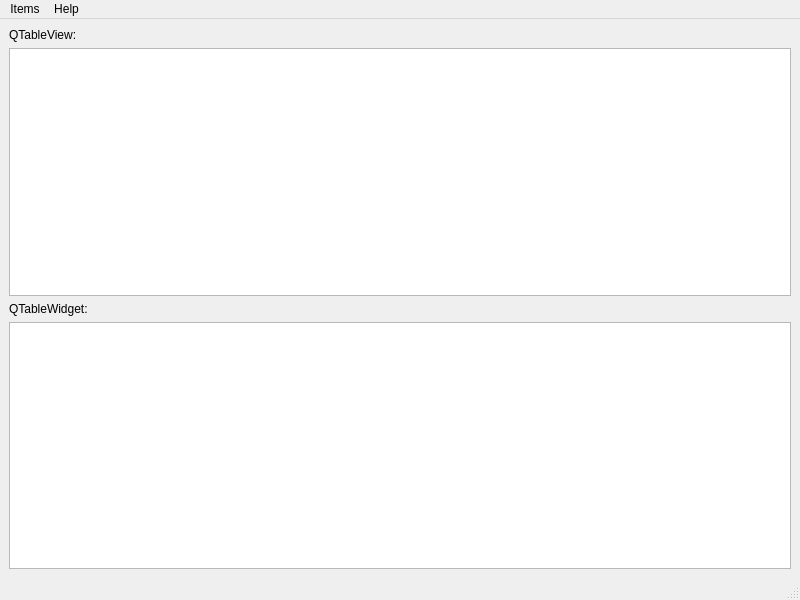
<?xml version="1.0" encoding="UTF-8"?>
<ui version="4.0">
 <class>MainWindow</class>
 <widget class="QMainWindow" name="MainWindow">
  <property name="geometry">
   <rect>
    <x>0</x>
    <y>0</y>
    <width>800</width>
    <height>600</height>
   </rect>
  </property>
  <property name="windowTitle">
   <string>MainWindow</string>
  </property>
  <widget class="QWidget" name="centralwidget">
   <layout class="QGridLayout" name="gridLayout">
    <item row="0" column="0">
     <widget class="QLabel" name="label">
      <property name="text">
       <string>QTableView:</string>
      </property>
     </widget>
    </item>
    <item row="3" column="0">
     <widget class="QTableWidget" name="tableWidget"/>
    </item>
    <item row="2" column="0">
     <widget class="QLabel" name="label_2">
      <property name="text">
       <string>QTableWidget:</string>
      </property>
     </widget>
    </item>
    <item row="1" column="0">
     <widget class="QTableView" name="tableView">
      <property name="contextMenuPolicy">
       <enum>Qt::ActionsContextMenu</enum>
      </property>
      <property name="sortingEnabled">
       <bool>true</bool>
      </property>
     </widget>
    </item>
   </layout>
  </widget>
  <widget class="QMenuBar" name="menubar">
   <property name="geometry">
    <rect>
     <x>0</x>
     <y>0</y>
     <width>800</width>
     <height>22</height>
    </rect>
   </property>
   <widget class="QMenu" name="menuItems">
    <property name="title">
     <string>Items</string>
    </property>
    <addaction name="actionUpdate"/>
    <addaction name="actionRemoveSelected"/>
    <addaction name="actionAddItem"/>
   </widget>
   <widget class="QMenu" name="menuHelp">
    <property name="title">
     <string>Help</string>
    </property>
    <addaction name="actionAbout"/>
    <addaction name="actionAboutQt"/>
   </widget>
   <addaction name="menuItems"/>
   <addaction name="menuHelp"/>
  </widget>
  <widget class="QStatusBar" name="statusbar"/>
  <action name="actionUpdate">
   <property name="icon">
    <iconset resource="resources.qrc">
     <normaloff>:/assets/update.png</normaloff>:/assets/update.png</iconset>
   </property>
   <property name="text">
    <string>&amp;Update Table</string>
   </property>
   <property name="shortcut">
    <string>F5</string>
   </property>
  </action>
  <action name="actionRemoveSelected">
   <property name="icon">
    <iconset theme="list-remove">
     <normaloff>.</normaloff>.</iconset>
   </property>
   <property name="text">
    <string>Remove Selected</string>
   </property>
   <property name="shortcut">
    <string>Del</string>
   </property>
  </action>
  <action name="actionAbout">
   <property name="text">
    <string>About</string>
   </property>
  </action>
  <action name="actionAboutQt">
   <property name="icon">
    <iconset resource="resources.qrc">
     <normaloff>:/assets/qt_logo.png</normaloff>:/assets/qt_logo.png</iconset>
   </property>
   <property name="text">
    <string>About Qt</string>
   </property>
  </action>
  <action name="actionAddItem">
   <property name="icon">
    <iconset theme="list-add">
     <normaloff>.</normaloff>.</iconset>
   </property>
   <property name="text">
    <string>Add Item</string>
   </property>
   <property name="shortcut">
    <string>Ins</string>
   </property>
  </action>
 </widget>
 <resources>
  <include location="resources.qrc"/>
 </resources>
 <connections>
  <connection>
   <sender>actionRemoveSelected</sender>
   <signal>triggered()</signal>
   <receiver>MainWindow</receiver>
   <slot>removeSelectedItem()</slot>
   <hints>
    <hint type="sourcelabel">
     <x>-1</x>
     <y>-1</y>
    </hint>
    <hint type="destinationlabel">
     <x>399</x>
     <y>299</y>
    </hint>
   </hints>
  </connection>
 </connections>
 <slots>
  <slot>removeSelectedItem()</slot>
 </slots>
</ui>
